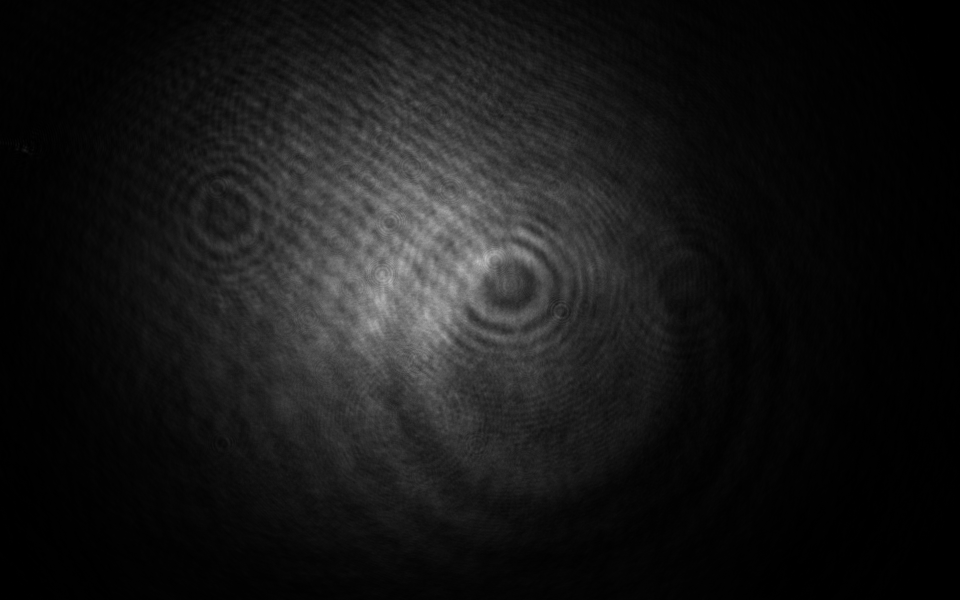
%> input picture figures/dipole trap parameters/OD measurement as a function of power/Fig. 3-13 3-14 3-15/probe.png, 1920 x 1200 px (shown at 1/2 size); the run also reads 1 picture not shown here
$ octave drawing.m   (GNU Octave 9; MATLAB toolbox functions it lacks are replaced by stand-ins)
%> lines starting %> are read from the running program, lines starting %| are printed output that depends on the picture
% [6 lines of commented-out code are left out]

bg1 = imread('bg.png');
probe1 = imread('probe.png');
%> probe1 is the input picture: size 1200x1920 uint8; min 0, max 202, mean 22.7
image1 = imread('absorption_7A.png');
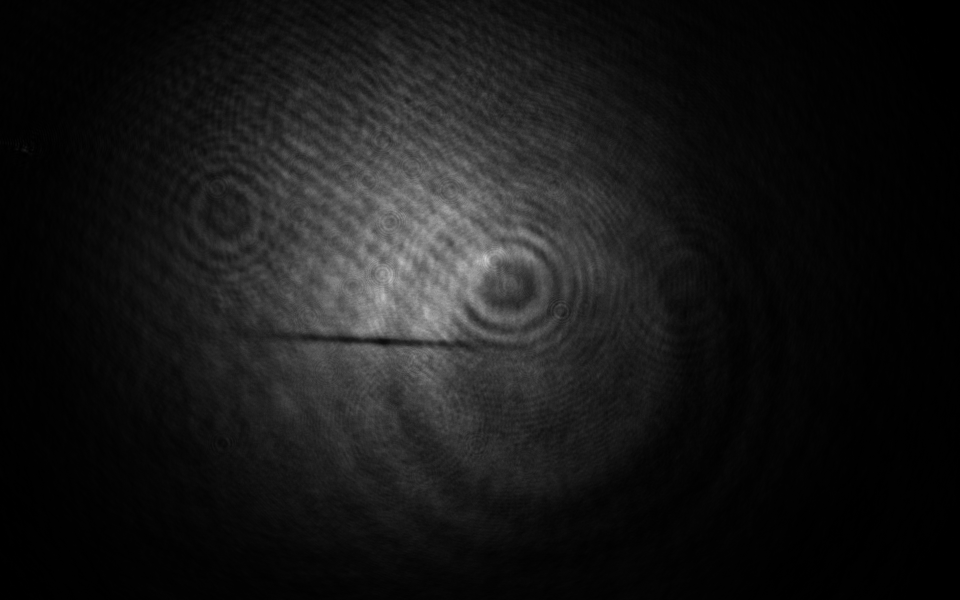
%> input picture figures/dipole trap parameters/OD measurement as a function of power/Fig. 3-13 3-14 3-15/absorption_7A.png, 1920 x 1200 px (shown at 1/2 size)
%> image1 is the input picture: size 1200x1920 uint8; min 0, max 215, mean 23.1

% 选取中间的101*101个像素
a = 635; b = 735; c = 720; d = 820;

image = double(image1(a:b,c:d)); % image是吸收成像的图
probe = double(probe1(a:b,c:d)); % probe是dipole trap off时的probe的图
bg = double(bg1(a:b,c:d));

figure(1)
result1 = (image-bg)./(probe-bg);
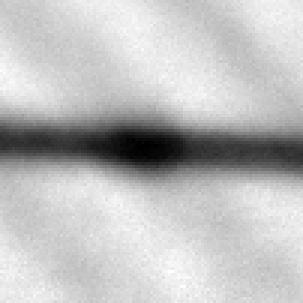
%> result1: size 101x101 double (shown 3 times larger); min 0.103, max 1.16, mean 0.896; drawn with min black and max white
result = result1/max(max(result1)); % 归一化一下
imagesc(result)
colorbar
xticks([0,50,100]);
yticks([0,50,100]);
% 用了xticks后，他坐标不显示0，只显示50和100
% 但是加上下面这句xlim之后就好了，不知道为什么
xlim([0,100]);
ylim([0,100]);
set(colorbar,'YTick',[0,0.5,1])
set(gca,'fontsize',22)
print('a_result','-dpng','-r300')

figure(2)
imagesc(probe/max(max(probe)))
colorbar
xticks([0,50,100]);
yticks([0,50,100]);
xlim([0,100]);
ylim([0,100]);
set(colorbar,'YTick',[0.4,0.7,1])
set(gca,'fontsize',22)
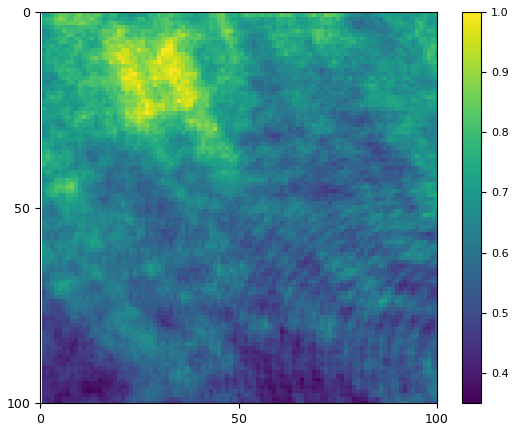
%> figure redrawn from the program's plot data
print('a_probe','-dpng','-r300')

figure(3)
imagesc(image/max(max(image)))
colorbar
xticks([0,50,100]);
yticks([0,50,100]);
xlim([0,100]);
ylim([0,100]);
set(colorbar,'YTick',[0.5,1])
set(gca,'fontsize',22)
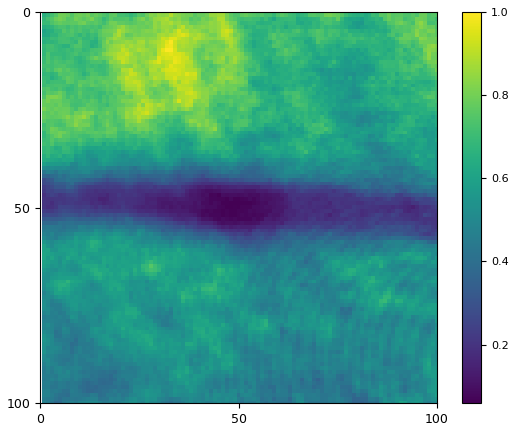
%> figure redrawn from the program's plot data
print('a_absorption','-dpng','-r300')

figure(4)
imagesc(bg/max(max(bg)))
colorbar
xticks([0,50,100]);
yticks([0,50,100]);
xlim([0,100]);
ylim([0,100]);
set(colorbar,'YTick',[0.5,1])
set(gca,'fontsize',22)
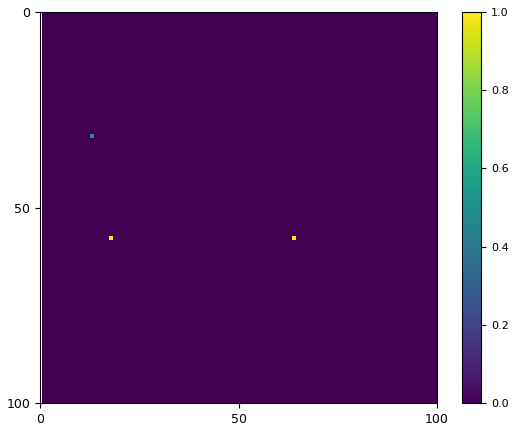
%> figure redrawn from the program's plot data
print('a_background','-dpng','-r300')

% figure(5)是测OD的
% 这块是左边那个彩色的测量图
figure(5)
hold on
subplot(1,2,1)
result2 = result1(:,40:50); % 进一步截取figure(1)中的10个像素
result_for_OD = result2/max(max(result2)); % 归一化
imagesc(result_for_OD)
% colorbar
% set(colorbar,'YTick',[0,0.5,1.0],'fontsize',15)
% 下面这行是调整figure的窗口的尺寸，[]中的
% 四个参数分别是左边距，下边距，宽度，高度
% （挨个改改试试就知道了）
set(gca,'position',[0.4,0.14,0.1,0.79])
xticks([0,10]);
yticks([0,50,100]);
xlim([0,10]);
ylim([0,100]);
xlabel('Pixels')
ylabel('Pixels')
set(gca,'fontsize',18)
xtickangle(0)
% 下面这块是右边那个OD的曲线图
subplot(1,2,2)
% 画这个图的时候，一定记得：
% 先把image probe bg的数据求和，然后再做比
% 否则画出来的图是不对的
% 千万不要先做比再求和
x = (0:100) * 5.86 * 400/150;
image_OD = sum(image(:,40:50),2);
%> image_OD = 101 values, max 1594 at index 7, min 139 at index 51, mean 1047.1
probe_OD = sum(probe(:,40:50),2);
%> probe_OD = 101 values, max 1458 at index 5, min 879 at index 95, mean 1178.9
bg_OD = sum(bg(:,40:50),2);
%> bg_OD = 101 values from 0 to 0
result_OD = (image_OD-bg_OD)./(probe_OD-bg_OD);
%> result_OD = 101 values, max 1.11 at index 10, min 0.127 at index 49, mean 0.882
plot(-log(result_OD),x,'bo--','linewidth',1.5)
yticklabels('') % 这个是让y轴不显示
xlim([-0.2,2.5])
xticks([0,1,2])
xlabel('OD')
set(gca,'fontsize',18)
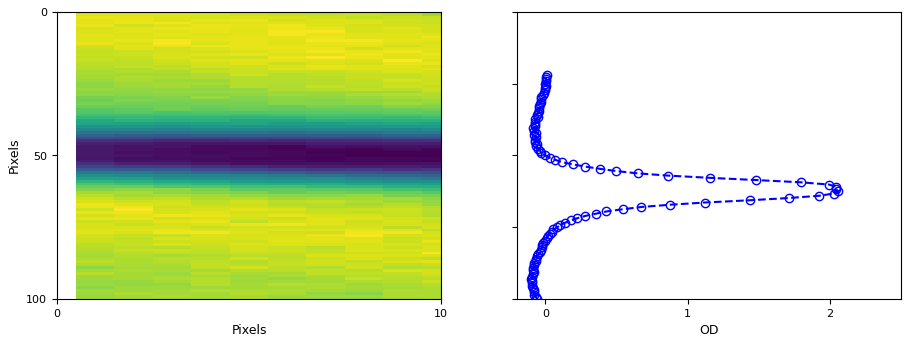
%> figure redrawn from the program's plot data, 2 panels
print('a_image with OD curve','-dpng','-r300')
hold off

figure(6)
hold on
plot(x,-log(result_OD),'ro','linewidth',1.5,'markerfacecolor','r')
plot(x,-log(result_OD),'r-','linewidth',1.5)
xticks([0,400,800,1200,1600])
xlabel('Relative position (μm)')
ylim([-0.2,2.5])
yticks([0,1,2])
ylabel('OD')
set(gca,'fontsize',20)
box on
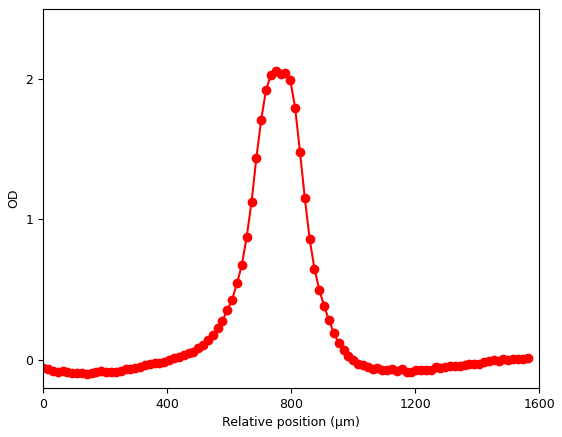
%> figure redrawn from the program's plot data; highest point at x = 750.1, y = 2.06
print('dipole trap OD measurement','-dpng','-r300')
hold off
